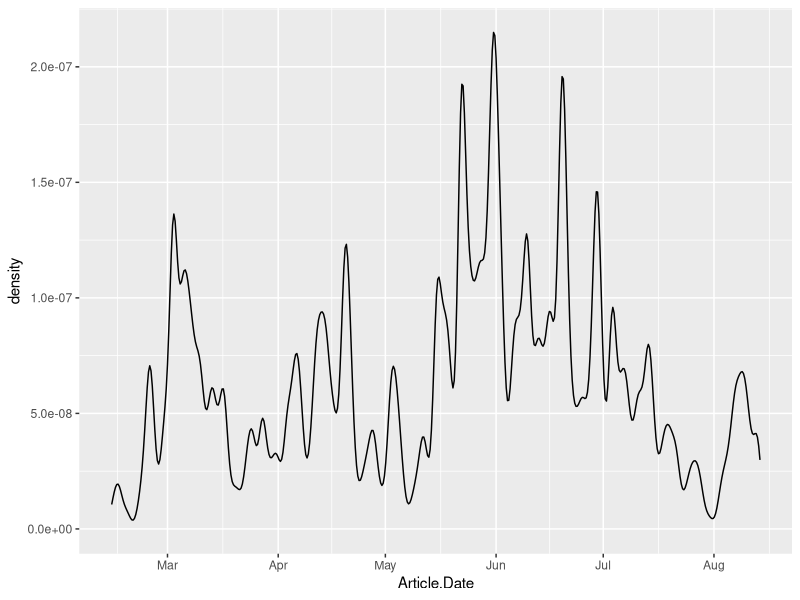
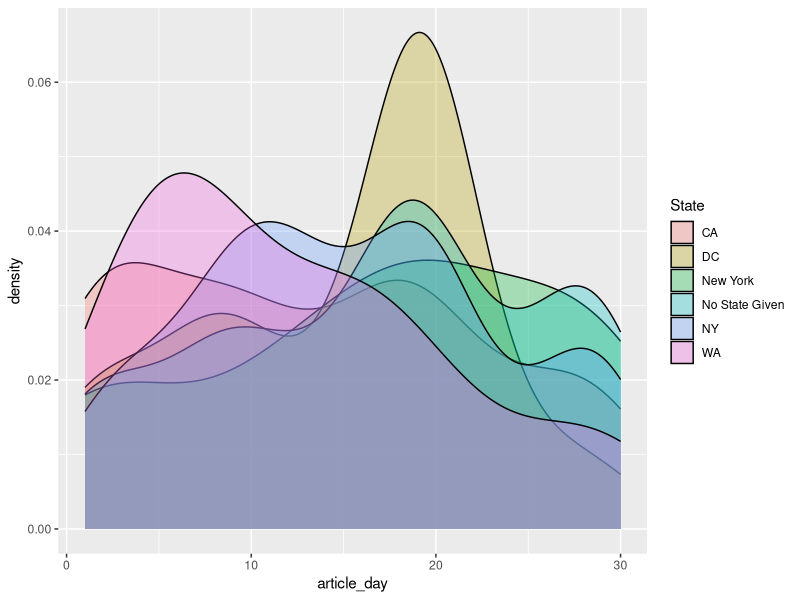

These figures' R source, in order:
#install.packages("dplyr")
#install.packages("lubridate")
library(lubridate)
library(dplyr)
library(ggplot2)
hate_data <- read.csv("20170816_Documenting_Hate .csv", stringsAsFactors = FALSE)
with_month_day <- mutate(hate_data, Article.Date = mdy_hm(Article.Date)) %>% 
  mutate(month = month(Article.Date), article_day = day(Article.Date)) %>% 
  mutate(State = replace(State, State == "", "No State Given"))
months <- c("February", "March",
            "April", "May", "June", "July",
            "August")
ggplot(with_month_day, aes(Article.Date)) + geom_density(adjust = 1/8)

compare_month <- function(picked_month) {
  month_index <- 1 + match(picked_month, months)
  month_data <- filter(with_month_day, month == month_index)
  other_month_data <- filter(with_month_day, month != month_index)
  head(other_month_data)
  top_data <- filter(month_data, State %in% 
                        (top_n(data.frame(table(month_data$State)), 6) %>% 
                            pull("Var1")))
  head(top_data)
  ggplot(data=top_data, aes(article_day, fill = State)) + 
    geom_density(alpha = 0.3)
}

compare_month("June")